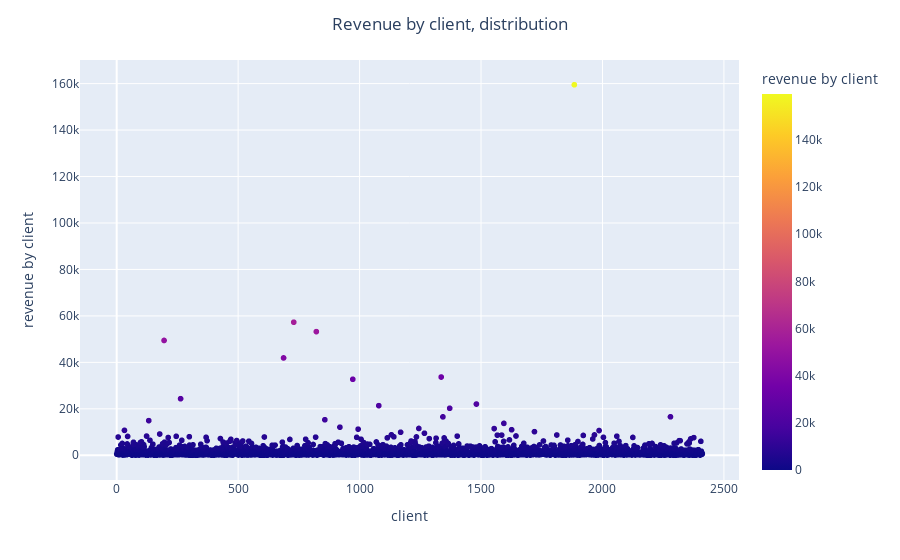

Notebook code cell kept with this figure:
### Markdown cell above
We can see a huge variation in how much different users spend in the store.

### Code cell
fig_client = px.scatter(client, x=client.index, y='line_total', color='line_total',
                        labels={'index': 'client',
                                'line_total': 'revenue by client'
                               }
                       )
fig_client.update_layout(
    title='Revenue by client, distribution',
    title_x=0.5,
)


fig_bill.update_layout(
    title='Order total, distribution',
    title_x=0.5,
    xaxis_title='orders',
    yaxis_title='order total'
)

fig_client.show()

### Figure 1 — Plotly figure (JSON) as saved in the notebook; plotly's stock layout.template omitted (floating-point values rounded to 4 significant figures; data arrays with more than 128 entries replaced by an {"elided": "..."} marker saying what was removed)
{"data": [{"hovertemplate": "client=%{x}<br>revenue by client=%{marker.color}<extra></extra>", "legendgroup": "", "marker": {"color": {"elided": "2412 float values"}, "coloraxis": "coloraxis", "symbol": "circle"}, "mode": "markers", "name": "", "showlegend": false, "type": "scattergl", "x": {"elided": "2412 int values"}, "xaxis": "x", "y": {"elided": "2412 float values"}, "yaxis": "y"}], "layout": {"coloraxis": {"colorbar": {"title": {"text": "revenue by client"}}, "colorscale": [[0, "#0d0887"], [0.1111, "#46039f"], [0.2222, "#7201a8"], [0.3333, "#9c179e"], [0.4444, "#bd3786"], [0.5556, "#d8576b"], [0.6667, "#ed7953"], [0.7778, "#fb9f3a"], [0.8889, "#fdca26"], [1, "#f0f921"]]}, "legend": {"tracegroupgap": 0}, "margin": {"t": 60}, "title": {"text": "Revenue by client, distribution", "x": 0.5}, "xaxis": {"anchor": "y", "domain": [0, 1], "title": {"text": "client"}}, "yaxis": {"anchor": "x", "domain": [0, 1], "title": {"text": "revenue by client"}}}}
